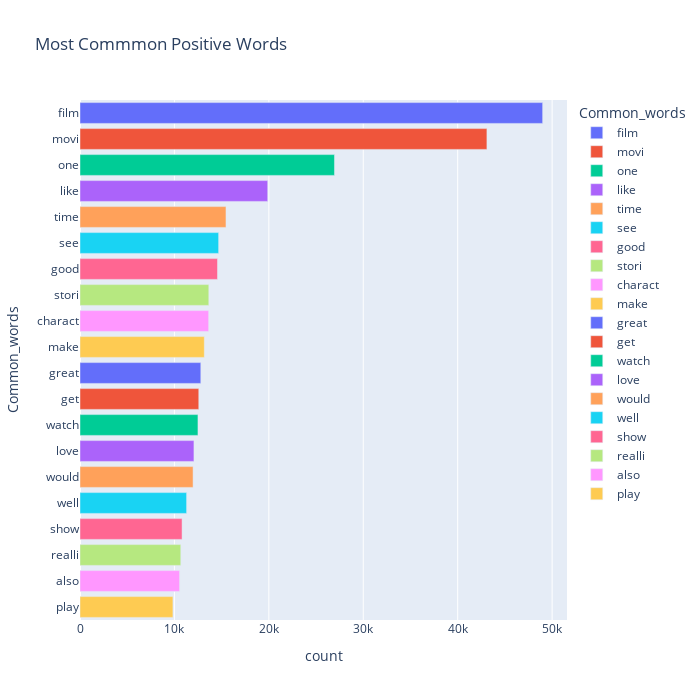

Write notebook code for a chart like this one.
### Code cell
fig = px.bar(temp_pos, x="count", y="Common_words", title='Most Commmon Positive Words', orientation='h', 
             width=700, height=700,color='Common_words')
fig.show()

### Figure 1 — Plotly figure (JSON) as saved in the notebook; plotly's stock layout.template omitted (floating-point values rounded to 4 significant figures)
{"data": [{"alignmentgroup": "True", "hovertemplate": "Common_words=%{y}<br>count=%{x}<extra></extra>", "legendgroup": "film", "marker": {"color": "#636efa", "pattern": {"shape": ""}}, "name": "film", "offsetgroup": "film", "orientation": "h", "showlegend": true, "textposition": "auto", "type": "bar", "x": [48996], "xaxis": "x", "y": ["film"], "yaxis": "y"}, {"alignmentgroup": "True", "hovertemplate": "Common_words=%{y}<br>count=%{x}<extra></extra>", "legendgroup": "movi", "marker": {"color": "#EF553B", "pattern": {"shape": ""}}, "name": "movi", "offsetgroup": "movi", "orientation": "h", "showlegend": true, "textposition": "auto", "type": "bar", "x": [43094], "xaxis": "x", "y": ["movi"], "yaxis": "y"}, {"alignmentgroup": "True", "hovertemplate": "Common_words=%{y}<br>count=%{x}<extra></extra>", "legendgroup": "one", "marker": {"color": "#00cc96", "pattern": {"shape": ""}}, "name": "one", "offsetgroup": "one", "orientation": "h", "showlegend": true, "textposition": "auto", "type": "bar", "x": [26949], "xaxis": "x", "y": ["one"], "yaxis": "y"}, {"alignmentgroup": "True", "hovertemplate": "Common_words=%{y}<br>count=%{x}<extra></extra>", "legendgroup": "like", "marker": {"color": "#ab63fa", "pattern": {"shape": ""}}, "name": "like", "offsetgroup": "like", "orientation": "h", "showlegend": true, "textposition": "auto", "type": "bar", "x": [19880], "xaxis": "x", "y": ["like"], "yaxis": "y"}, {"alignmentgroup": "True", "hovertemplate": "Common_words=%{y}<br>count=%{x}<extra></extra>", "legendgroup": "time", "marker": {"color": "#FFA15A", "pattern": {"shape": ""}}, "name": "time", "offsetgroup": "time", "orientation": "h", "showlegend": true, "textposition": "auto", "type": "bar", "x": [15460], "xaxis": "x", "y": ["time"], "yaxis": "y"}, {"alignmentgroup": "True", "hovertemplate": "Common_words=%{y}<br>count=%{x}<extra></extra>", "legendgroup": "see", "marker": {"color": "#19d3f3", "pattern": {"shape": ""}}, "name": "see", "offsetgroup": "see", "orientation": "h", "showlegend": true, "textposition": "auto", "type": "bar", "x": [14682], "xaxis": "x", "y": ["see"], "yaxis": "y"}, {"alignmentgroup": "True", "hovertemplate": "Common_words=%{y}<br>count=%{x}<extra></extra>", "legendgroup": "good", "marker": {"color": "#FF6692", "pattern": {"shape": ""}}, "name": "good", "offsetgroup": "good", "orientation": "h", "showlegend": true, "textposition": "auto", "type": "bar", "x": [14562], "xaxis": "x", "y": ["good"], "yaxis": "y"}, {"alignmentgroup": "True", "hovertemplate": "Common_words=%{y}<br>count=%{x}<extra></extra>", "legendgroup": "stori", "marker": {"color": "#B6E880", "pattern": {"shape": ""}}, "name": "stori", "offsetgroup": "stori", "orientation": "h", "showlegend": true, "textposition": "auto", "type": "bar", "x": [13642], "xaxis": "x", "y": ["stori"], "yaxis": "y"}, {"alignmentgroup": "True", "hovertemplate": "Common_words=%{y}<br>count=%{x}<extra></extra>", "legendgroup": "charact", "marker": {"color": "#FF97FF", "pattern": {"shape": ""}}, "name": "charact", "offsetgroup": "charact", "orientation": "h", "showlegend": true, "textposition": "auto", "type": "bar", "x": [13627], "xaxis": "x", "y": ["charact"], "yaxis": "y"}, {"alignmentgroup": "True", "hovertemplate": "Common_words=%{y}<br>count=%{x}<extra></extra>", "legendgroup": "make", "marker": {"color": "#FECB52", "pattern": {"shape": ""}}, "name": "make", "offsetgroup": "make", "orientation": "h", "showlegend": true, "textposition": "auto", "type": "bar", "x": [13166], "xaxis": "x", "y": ["make"], "yaxis": "y"}, {"alignmentgroup": "True", "hovertemplate": "Common_words=%{y}<br>count=%{x}<extra></extra>", "legendgroup": "great", "marker": {"color": "#636efa", "pattern": {"shape": ""}}, "name": "great", "offsetgroup": "great", "orientation": "h", "showlegend": true, "textposition": "auto", "type": "bar", "x": [12794], "xaxis": "x", "y": ["great"], "yaxis": "y"}, {"alignmentgroup": "True", "hovertemplate": "Common_words=%{y}<br>count=%{x}<extra></extra>", "legendgroup": "get", "marker": {"color": "#EF553B", "pattern": {"shape": ""}}, "name": "get", "offsetgroup": "get", "orientation": "h", "showlegend": true, "textposition": "auto", "type": "bar", "x": [12579], "xaxis": "x", "y": ["get"], "yaxis": "y"}, {"alignmentgroup": "True", "hovertemplate": "Common_words=%{y}<br>count=%{x}<extra></extra>", "legendgroup": "watch", "marker": {"color": "#00cc96", "pattern": {"shape": ""}}, "name": "watch", "offsetgroup": "watch", "orientation": "h", "showlegend": true, "textposition": "auto", "type": "bar", "x": [12492], "xaxis": "x", "y": ["watch"], "yaxis": "y"}, {"alignmentgroup": "True", "hovertemplate": "Common_words=%{y}<br>count=%{x}<extra></extra>", "legendgroup": "love", "marker": {"color": "#ab63fa", "pattern": {"shape": ""}}, "name": "love", "offsetgroup": "love", "orientation": "h", "showlegend": true, "textposition": "auto", "type": "bar", "x": [12067], "xaxis": "x", "y": ["love"], "yaxis": "y"}, {"alignmentgroup": "True", "hovertemplate": "Common_words=%{y}<br>count=%{x}<extra></extra>", "legendgroup": "would", "marker": {"color": "#FFA15A", "pattern": {"shape": ""}}, "name": "would", "offsetgroup": "would", "orientation": "h", "showlegend": true, "textposition": "auto", "type": "bar", "x": [11974], "xaxis": "x", "y": ["would"], "yaxis": "y"}, {"alignmentgroup": "True", "hovertemplate": "Common_words=%{y}<br>count=%{x}<extra></extra>", "legendgroup": "well", "marker": {"color": "#19d3f3", "pattern": {"shape": ""}}, "name": "well", "offsetgroup": "well", "orientation": "h", "showlegend": true, "textposition": "auto", "type": "bar", "x": [11290], "xaxis": "x", "y": ["well"], "yaxis": "y"}, {"alignmentgroup": "True", "hovertemplate": "Common_words=%{y}<br>count=%{x}<extra></extra>", "legendgroup": "show", "marker": {"color": "#FF6692", "pattern": {"shape": ""}}, "name": "show", "offsetgroup": "show", "orientation": "h", "showlegend": true, "textposition": "auto", "type": "bar", "x": [10809], "xaxis": "x", "y": ["show"], "yaxis": "y"}, {"alignmentgroup": "True", "hovertemplate": "Common_words=%{y}<br>count=%{x}<extra></extra>", "legendgroup": "realli", "marker": {"color": "#B6E880", "pattern": {"shape": ""}}, "name": "realli", "offsetgroup": "realli", "orientation": "h", "showlegend": true, "textposition": "auto", "type": "bar", "x": [10674], "xaxis": "x", "y": ["realli"], "yaxis": "y"}, {"alignmentgroup": "True", "hovertemplate": "Common_words=%{y}<br>count=%{x}<extra></extra>", "legendgroup": "also", "marker": {"color": "#FF97FF", "pattern": {"shape": ""}}, "name": "also", "offsetgroup": "also", "orientation": "h", "showlegend": true, "textposition": "auto", "type": "bar", "x": [10549], "xaxis": "x", "y": ["also"], "yaxis": "y"}, {"alignmentgroup": "True", "hovertemplate": "Common_words=%{y}<br>count=%{x}<extra></extra>", "legendgroup": "play", "marker": {"color": "#FECB52", "pattern": {"shape": ""}}, "name": "play", "offsetgroup": "play", "orientation": "h", "showlegend": true, "textposition": "auto", "type": "bar", "x": [9842], "xaxis": "x", "y": ["play"], "yaxis": "y"}], "layout": {"barmode": "relative", "height": 700, "legend": {"title": {"text": "Common_words"}, "tracegroupgap": 0}, "title": {"text": "Most Commmon Positive Words"}, "width": 700, "xaxis": {"anchor": "y", "domain": [0, 1], "title": {"text": "count"}}, "yaxis": {"anchor": "x", "categoryarray": ["play", "also", "realli", "show", "well", "would", "love", "watch", "get", "great", "make", "charact", "stori", "good", "see", "time", "like", "one", "movi", "film"], "categoryorder": "array", "domain": [0, 1], "title": {"text": "Common_words"}}}}
